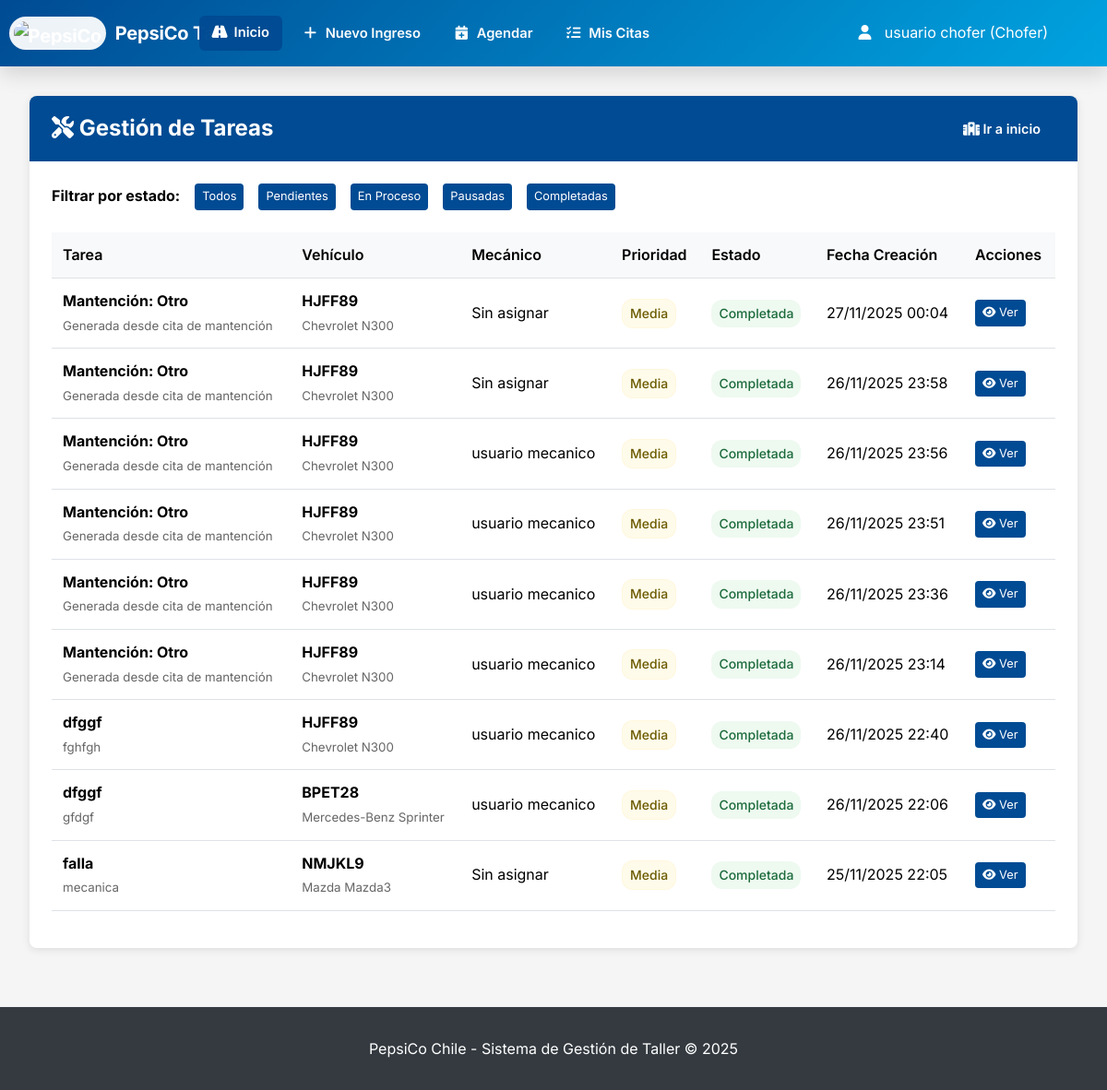
The page /mantenimientos/tareas/ (signed in) on the database its author committed.
### usuarios/models.py (models this page shows, shortened)
class Usuario(AbstractUser):
    ROLES = (
        ('admin', 'Administrador'),
        ('jefe_taller', 'Jefe de Taller'),
        ('mecanico', 'Mecánico'),
        ('chofer', 'Chofer'),
        ('vendedor', 'Vendedor/Preventista'),
        ('guardia', 'Guardia'),
        ('bodeguero', 'Bodeguero'),
        ('ehs', 'EHS'),
        ('recepcionista', 'Recepcionista de Vehículos'),
    )
    rol = models.CharField(max_length=30, choices=ROLES, default='mecanico')
    telefono = models.CharField(max_length=15, blank=True)
    fecha_creacion = models.DateTimeField(auto_now_add=True)
    foto_perfil = models.ImageField(upload_to='perfiles/', blank=True, null=True)

### mantenimientos/models.py (models this page shows, shortened)
class Tarea(models.Model):
    ESTADOS_TAREA = (
        ('pendiente', 'Pendiente'),
        ('en_proceso', 'En Proceso'),
        ('pausada', 'Pausada'),
        ('completada', 'Completada'),
    )
    PRIORIDADES = (
        ('baja', 'Baja'),
        ('media', 'Media'),
        ('alta', 'Alta'),
        ('critica', 'Crítica'),
    )
    vehiculo = models.ForeignKey(Vehiculo, on_delete=models.CASCADE, related_name='tareas')
    titulo = models.CharField(max_length=200)
    descripcion = models.TextField()
    prioridad = models.CharField(max_length=20, choices=PRIORIDADES, default='media')
    estado = models.CharField(max_length=20, choices=ESTADOS_TAREA, default='pendiente')
    mecanico_asignado = models.ForeignKey(Usuario, on_delete=models.SET_NULL, null=True, limit_choices_to={'rol': 'mecanico'})
    fecha_creacion = models.DateTimeField(auto_now_add=True)
    fecha_inicio = models.DateTimeField(blank=True, null=True)
    fecha_fin = models.DateTimeField(blank=True, null=True)
    tiempo_estimado = models.IntegerField(help_text="Tiempo estimado en minutos", default=60)
    repuestos_utilizados_desc = models.TextField(blank=True, verbose_name="Repuestos Utilizados")
    observaciones_finales = models.TextField(blank=True)

### vehiculos/models.py (models this page shows, shortened)
class Vehiculo(models.Model):
    ESTADOS = (
        ('pendiente', 'Pendiente de Aprobación'),
        ('ingresado', 'Ingresado'),
        ('diagnostico', 'En Diagnóstico'),
        ('reparacion', 'En Reparación'),
        ('listo', 'Listo para Retiro'),
        ('entregado', 'Entregado'),
        ('rechazado', 'Ingreso Rechazado'),
    )
    TIPOS_VEHICULO = (
        ('camion', 'Camión'),
        ('camion_dts', 'Camión DTS'),
        ('camion_cstore', 'Camión Cstore'),
        ('furgon', 'Furgón'),
        ('pickup', 'Pickup'),
        ('automovil', 'Automóvil'),
        ('maquinaria', 'Maquinaria'),
        ('funcional_flota', 'Funcional Flota'),
        ('merchandising', 'Merchandising'),
    )
    patente = models.CharField(max_length=10, unique=True)
    tipo_vehiculo = models.CharField(max_length=50, choices=TIPOS_VEHICULO)
    marca = models.CharField(max_length=50)
    modelo = models.CharField(max_length=50)
    año = models.IntegerField()
    flota = models.CharField(max_length=100, blank=True, null=True)
    numero_chasis = models.CharField(max_length=50, blank=True)
    kilometraje = models.IntegerField(default=0, null=True, blank=True)
    activo = models.BooleanField(default=True)
    nombre_chofer = models.CharField(max_length=100, blank=True)
    telefono_chofer = models.CharField(max_length=15, blank=True)
    empresa_chofer = models.CharField(max_length=100, blank=True)
    chofer_asignado = models.ForeignKey(
        'usuarios.Usuario',
        on_delete=models.SET_NULL,
        null=True,
        blank=True,
        limit_choices_to={'rol': 'chofer'},
        related_name='vehiculos_como_chofer'  # ← CAMBIADO: nombre único
    )
    estado = models.CharField(max_length=20, choices=ESTADOS, default='ingresado')
    fecha_ingreso = models.DateTimeField(auto_now_add=True)
    fecha_salida = models.DateTimeField(blank=True, null=True)
    motivo_ingreso = models.TextField()
    observaciones_ingreso = models.TextField(blank=True)
    guardia_ingreso = models.ForeignKey(
        Usuario,
        on_delete=models.SET_NULL,
        null=True,
        related_name='vehiculos_ingresados'  # ← Este está bien
    )
    mecanico_asignado = models.ForeignKey(
        Usuario,
        on_delete=models.SET_NULL,
        null=True,
        blank=True,
        related_name='vehiculos_como_mecanico'  # ← CAMBIADO: nombre único
    )

### mantenimientos/views.py (the view)
# urls.py: path('tareas/', views.lista_tareas, name='lista_tareas'),
@login_required
def lista_tareas(request):
    tareas = Tarea.objects.all().order_by('-fecha_creacion')
    estado = request.GET.get('estado')
    if estado:
        tareas = tareas.filter(estado=estado)
    if request.user.rol == 'mecanico':
        tareas = tareas.filter(mecanico_asignado=request.user)
    return render(request, 'mantenimientos/lista_tareas.html', {'tareas': tareas})

### templates/mantenimientos/lista_tareas.html (shortened to what this page needs)
{% extends 'base.html' %}
{% block content %}
<div class="card">
    <div class="card-header">
        <h2 style="margin: 0;"><i class="fa-solid fa-tools" aria-hidden="true"></i> Gestión de Tareas</h2>
        <div>
            <a href="{% url 'clinica_dashboard' %}" class="btn btn-primary"><i class="fa-solid fa-hospital" aria-hidden="true"></i> Ir a inicio</a>
        </div>
    </div>
    <div class="card-body">
        <div style="margin-bottom: 1.5rem; display: flex; gap: 1rem; align-items: center;">
            <strong>Filtrar por estado:</strong>
            <a href="{% url 'lista_tareas' %}" class="btn btn-sm {% if not request.GET.estado %}btn-primary{% else %}btn-primary{% endif %}">Todos</a>
            <a href="{% url 'lista_tareas' %}?estado=pendiente" class="btn btn-sm {% if request.GET.estado == 'pendiente' %}btn-primary{% else %}btn-primary{% endif %}">Pendientes</a>
            <a href="{% url 'lista_tareas' %}?estado=en_proceso" class="btn btn-sm {% if request.GET.estado == 'en_proceso' %}btn-primary{% else %}btn-primary{% endif %}">En Proceso</a>
            <a href="{% url 'lista_tareas' %}?estado=pausada" class="btn btn-sm {% if request.GET.estado == 'pausada' %}btn-primary{% else %}btn-primary{% endif %}">Pausadas</a>
            <a href="{% url 'lista_tareas' %}?estado=completada" class="btn btn-sm {% if request.GET.estado == 'completada' %}btn-primary{% else %}btn-primary{% endif %}">Completadas</a>
        </div>
        {% if tareas %}
        <table class="table">
            <thead>
                <tr>
                    <th>Tarea</th>
                    <th>Vehículo</th>
                    <th>Mecánico</th>
                    <th>Prioridad</th>
                    <th>Estado</th>
                    <th>Fecha Creación</th>
                    <th>Acciones</th>
                </tr>
            </thead>
            <tbody>
                {% for tarea in tareas %}
                <tr>
                    <td>
                        <strong>{{ tarea.titulo }}</strong><br>
                        <small style="color: #666;">{{ tarea.descripcion|truncatewords:10 }}</small>
                    </td>
                    <td>
                        <strong>{{ tarea.vehiculo.patente }}</strong><br>
                        <small style="color: #666;">{{ tarea.vehiculo.marca }} {{ tarea.vehiculo.modelo }}</small>
                    </td>
                    <td>{% if tarea.mecanico_asignado %}{{ tarea.mecanico_asignado.get_full_name|default:tarea.mecanico_asignado.username }}{% else %}Sin asignar{% endif %}</td>
                    <td>
                        <span class="status-badge priority-{{ tarea.prioridad }}">
                            {{ tarea.get_prioridad_display }}
                        </span>
                    </td>
                    <td>
                        <span class="status-badge status-{{ tarea.estado }}">
                            {{ tarea.get_estado_display }}
                        </span>
                    </td>
                    <td>{{ tarea.fecha_creacion|date:"d/m/Y H:i" }}</td>
                    <td>
                        <div style="display: flex; gap: 0.25rem; flex-wrap: wrap;">
                           <a href="{% url 'detalle_tarea' tarea.id %}" class="btn btn-sm btn-primary"><i class="fa-solid fa-eye" aria-hidden="true"></i> Ver</a>
                        </div>
                    </td>
                </tr>
                {% endfor %}
            </tbody>
        </table>
        {% endif %}
    </div>
</div>
{% endblock %}

### templates/base.html (shortened to what this page needs)
<!DOCTYPE html>
<html lang="es">
<head>
    <link rel="stylesheet" href="https://cdnjs.cloudflare.com/ajax/libs/font-awesome/6.4.0/css/all.min.css"
 />
</head>
<body>
    <nav class="navbar">
        <div class="navbar-container">
            <div class="logo">
                <h1><img src="https://i.postimg.cc/jSTv1DJn/instruments-logo-43257843.png" alt="PepsiCo"
                        class="logo-img"> PepsiCo Taller</h1>
            </div>
            {% if user.is_authenticated %}
            <ul class="nav-links" id="navLinks">
                {% if user.rol == 'admin' %}
                <li><a id="inicioBtn" class="btn btn-primary" data-loader="1" href="{% url 'dashboard_admin' %}"
                        title="Dashboard - Administrador"><i class="fa-solid fa-shield-halved"></i>Inicio</a></li>
                {% elif user.rol == 'jefe_taller' %}
                <li><a id="inicioBtn" class="btn btn-primary" data-loader="1" href="{% url 'dashboard_jefe_taller' %}"
                        title="Dashboard - Jefe de Taller"><i class="fa-solid fa-helmet-safety"></i>Inicio</a></li>
                {% elif user.rol == 'mecanico' %}
                <li><a id="inicioBtn" class="btn btn-primary" data-loader="1" href="{% url 'dashboard_mecanico' %}"
                        title="Dashboard - Mecánico"><i class="fa-solid fa-wrench"></i>Inicio</a></li>
                {% elif user.rol == 'chofer' %}
                <li><a id="inicioBtn" class="btn btn-primary" data-loader="1" href="{% url 'dashboard_chofer' %}"
                        title="Dashboard - Chofer"><i class="fa-solid fa-road"></i>Inicio</a></li>
                {% elif user.rol == 'guardia' %}
                <li><a id="inicioBtn" class="btn btn-primary" data-loader="1" href="{% url 'dashboard_guardia' %}"
                        title="Dashboard - Guardia"><i class="fa-solid fa-shield"></i>Inicio</a></li>
                {% elif user.rol == 'ehs' %}
                <li><a id="inicioBtn" class="btn btn-primary" data-loader="1" href="{% url 'dashboard_ehs' %}"
                        title="Dashboard - EHS"><i class="fa-solid fa-user-shield"></i>Inicio</a></li>
                {% else %}
                <li><a id="inicioBtn" href="{% url 'clinica_dashboard' %}" title="Dashboard Principal"><i
                            class="fa-solid fa-road"></i>Inicio</a></li>
                {% endif %}
                {% if user.is_superuser or user.rol == 'admin' %}
                <li class="dropdown shift-right">
                    <a href="#" class="dropdown-toggle btn-mas" title="Más operaciones"><i
                            class="fa-solid fa-ellipsis"></i>Más</a>
                    <div class="dropdown-content">
                        <div class="dropdown-mega">
                            <div class="dropdown-section">
                                <strong><i class="fa-solid fa-car-side"></i>Vehículos</strong>
                                <a href="{% url 'ingreso_vehiculo' %}"><i class="fa-solid fa-plus"></i>Nuevo Ingreso</a>
                                <a href="{% url 'lista_taller' %}"><i class="fa-solid fa-list"></i>Lista Taller</a>
                                <a href="{% url 'gestionar_vehiculos' %}"><i class="fa-solid fa-cog"></i>Gestionar
                                    Vehículos</a>
                            </div>
                            <div class="dropdown-section">
                                <strong><i class="fa-solid fa-chart-bar"></i>Reportes</strong>
                                <a href="{% url 'reporte_productividad' %}"><i
                                        class="fa-solid fa-user-tie"></i>Productividad</a>
                                <a href="{% url 'reporte_tiempos_pausas' %}"><i
                                        class="fa-solid fa-clock"></i>Tiempos</a>
                                <a href="{% url 'reporte_tiempos_taller' %}"><i class="fa-solid fa-road"></i>Tiempos
                                    Taller</a>
                            </div>
                            <div class="dropdown-section">
                                <strong><i class="fa-solid fa-shield-halved"></i>Seguridad</strong>
                                <a href="{% url 'lista_siniestros' %}"><i
                                        class="fa-solid fa-triangle-exclamation"></i>Siniestros</a>
                            </div>
                        </div>
                    </div>
                </li>
                {% else %}
                {% if user.rol == 'recepcionista' or user.rol == 'chofer' %}
                <li><a href="{% url 'ingreso_vehiculo' %}"><i class="fa-solid fa-plus"></i>Nuevo Ingreso</a></li>
                {% endif %}
                {% if user.rol == 'chofer' %}
                <li><a href="{% url 'agenda:agendar_cita' %}"><i class="fa-solid fa-calendar-plus"></i>Agendar</a></li>
                <li><a href="{% url 'agenda:mis_citas' %}"><i class="fa-solid fa-list-check"></i>Mis Citas</a></li>
                {% endif %}
                {% endif %}
            </ul>
            <div class="user-info">
                <div class="dropdown align-right">
                    <a href="#" class="dropdown-toggle" style="color: white; text-decoration: none;">
                        <i class="fa-solid fa-user"></i>
                        {% if request.viewing_as_role %}
                        {{ request.original_user.get_full_name|default:request.original_user.username }} ({{
                        request.original_user.get_rol_display }})
                        {% else %}
                        {{ user.get_full_name|default:user.username }} ({{ user.get_rol_display }})
                        {% endif %}
                    </a>
                </div>
            </div>
            {% endif %}
        </div>
    </nav>
    <main class="main-container">
        {% block content %}
        {% endblock %}
    </main>
    <footer style="text-align: center; padding: 2rem; background: var(--dark-gray); color: white; margin-top: 4rem;">
        <p>PepsiCo Chile - Sistema de Gestión de Taller &copy; 2025</p>
    </footer>
</body>
</html>

### rows shown on the page
Usuario: get_full_name "usuario chofer", rol "Chofer"
Tarea: titulo "Mantención: Otro", descripcion "Generada desde cita de mantención", vehiculo.patente "HJFF89", vehiculo.marca "Chevrolet", vehiculo.modelo "N300", shows "Sin asignar", prioridad "Media", estado "Completada", fecha_creacion "27/11/2025 00:04"
Tarea: titulo "Mantención: Otro", descripcion "Generada desde cita de mantención", vehiculo.patente "HJFF89", vehiculo.marca "Chevrolet", vehiculo.modelo "N300", shows "Sin asignar", prioridad "Media", estado "Completada", fecha_creacion "26/11/2025 23:58"
Tarea: titulo "Mantención: Otro", descripcion "Generada desde cita de mantención", vehiculo.patente "HJFF89", vehiculo.marca "Chevrolet", vehiculo.modelo "N300", mecanico_asignado.get_full_name "usuario mecanico", prioridad "Media", estado "Completada", fecha_creacion "26/11/2025 23:56"
Tarea: titulo "Mantención: Otro", descripcion "Generada desde cita de mantención", vehiculo.patente "HJFF89", vehiculo.marca "Chevrolet", vehiculo.modelo "N300", mecanico_asignado.get_full_name "usuario mecanico", prioridad "Media", estado "Completada", fecha_creacion "26/11/2025 23:51"
Tarea: titulo "Mantención: Otro", descripcion "Generada desde cita de mantención", vehiculo.patente "HJFF89", vehiculo.marca "Chevrolet", vehiculo.modelo "N300", mecanico_asignado.get_full_name "usuario mecanico", prioridad "Media", estado "Completada", fecha_creacion "26/11/2025 23:36"
Tarea: titulo "Mantención: Otro", descripcion "Generada desde cita de mantención", vehiculo.patente "HJFF89", vehiculo.marca "Chevrolet", vehiculo.modelo "N300", mecanico_asignado.get_full_name "usuario mecanico", prioridad "Media", estado "Completada", fecha_creacion "26/11/2025 23:14"
Tarea: titulo "dfggf", descripcion "fghfgh", vehiculo.patente "HJFF89", vehiculo.marca "Chevrolet", vehiculo.modelo "N300", mecanico_asignado.get_full_name "usuario mecanico", prioridad "Media", estado "Completada", fecha_creacion "26/11/2025 22:40"
Tarea: titulo "dfggf", descripcion "gfdgf", vehiculo.patente "BPET28", vehiculo.marca "Mercedes-Benz", vehiculo.modelo "Sprinter", mecanico_asignado.get_full_name "usuario mecanico", prioridad "Media", estado "Completada", fecha_creacion "26/11/2025 22:06"
Tarea: titulo "falla", descripcion "mecanica", vehiculo.patente "NMJKL9", vehiculo.marca "Mazda", vehiculo.modelo "Mazda3", shows "Sin asignar", prioridad "Media", estado "Completada", fecha_creacion "25/11/2025 22:05"
